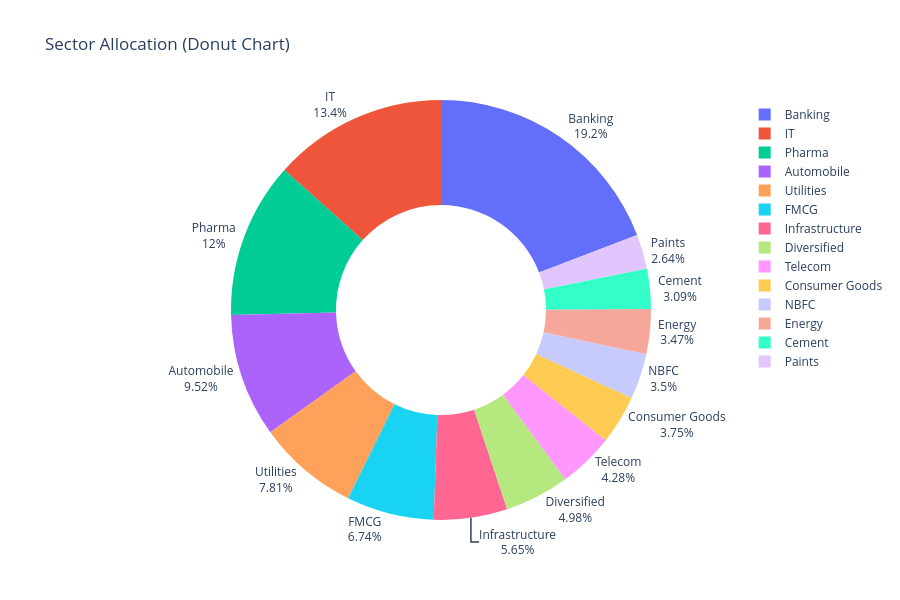

This figure's notebook cell:
### Code cell
fig = go.Figure(
    go.Pie(
        labels=sector.index,
        values=sector.values,
        hole=0.5,
        textinfo="label+percent",
        textposition="outside"
    )
)

fig.update_layout(
    title="Sector Allocation (Donut Chart)",
    height=600
)

fig.show()

### Figure 1 — Plotly figure (JSON) as saved in the notebook; plotly's stock layout.template omitted (floating-point values rounded to 4 significant figures)
{"data": [{"hole": 0.5, "labels": ["Automobile", "Banking", "Cement", "Consumer Goods", "Diversified", "Energy", "FMCG", "IT", "Infrastructure", "NBFC", "Paints", "Pharma", "Telecom", "Utilities"], "textinfo": "label+percent", "textposition": "outside", "type": "pie", "values": [323.6, 652.3, 105.0, 127.6, 169.2, 117.9, 229.1, 455.5, 192.2, 119.1, 89.86, 407.4, 145.6, 265.5]}], "layout": {"height": 600, "title": {"text": "Sector Allocation (Donut Chart)"}}}
